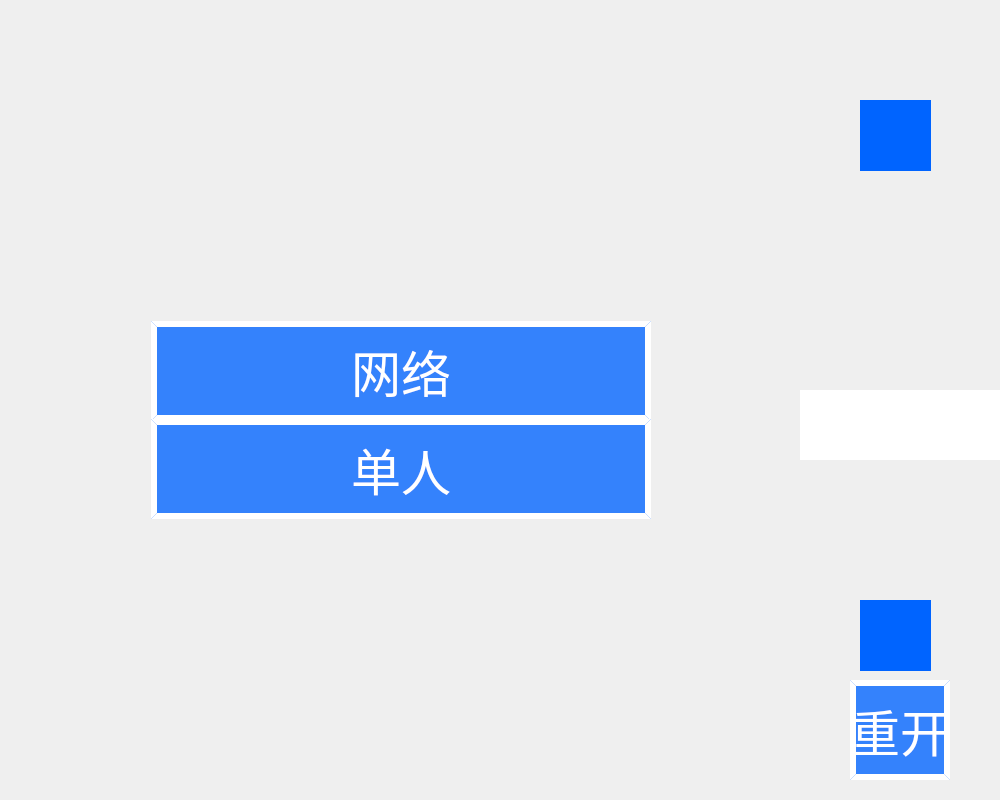
<?xml version="1.0" encoding="UTF-8"?>
<ui version="4.0">
 <class>Go</class>
 <widget class="QMainWindow" name="Go">
  <property name="geometry">
   <rect>
    <x>0</x>
    <y>0</y>
    <width>1000</width>
    <height>800</height>
   </rect>
  </property>
  <property name="minimumSize">
   <size>
    <width>1000</width>
    <height>800</height>
   </size>
  </property>
  <property name="maximumSize">
   <size>
    <width>1000</width>
    <height>800</height>
   </size>
  </property>
  <property name="windowTitle">
   <string>Go</string>
  </property>
  <widget class="QWidget" name="centralWidget">
   <widget class="QLabel" name="label">
    <property name="geometry">
     <rect>
      <x>860</x>
      <y>100</y>
      <width>71</width>
      <height>71</height>
     </rect>
    </property>
    <property name="styleSheet">
     <string notr="true">background-color: rgb(0, 100, 255);</string>
    </property>
    <property name="text">
     <string/>
    </property>
   </widget>
   <widget class="QLabel" name="label_2">
    <property name="geometry">
     <rect>
      <x>860</x>
      <y>600</y>
      <width>71</width>
      <height>71</height>
     </rect>
    </property>
    <property name="styleSheet">
     <string notr="true">background-color: rgb(0, 100, 255);</string>
    </property>
    <property name="text">
     <string/>
    </property>
   </widget>
   <widget class="QLabel" name="label_3">
    <property name="geometry">
     <rect>
      <x>800</x>
      <y>390</y>
      <width>200</width>
      <height>70</height>
     </rect>
    </property>
    <property name="minimumSize">
     <size>
      <width>200</width>
      <height>70</height>
     </size>
    </property>
    <property name="maximumSize">
     <size>
      <width>200</width>
      <height>70</height>
     </size>
    </property>
    <property name="styleSheet">
     <string notr="true">background-color: rgb(255, 255, 255);</string>
    </property>
    <property name="text">
     <string/>
    </property>
   </widget>
   <widget class="QWidget" name="verticalLayoutWidget">
    <property name="geometry">
     <rect>
      <x>0</x>
      <y>310</y>
      <width>801</width>
      <height>212</height>
     </rect>
    </property>
    <layout class="QVBoxLayout" name="verticalLayout">
     <item>
      <layout class="QHBoxLayout" name="horizontalLayout">
       <item>
        <spacer name="horizontalSpacer">
         <property name="orientation">
          <enum>Qt::Horizontal</enum>
         </property>
         <property name="sizeHint" stdset="0">
          <size>
           <width>40</width>
           <height>20</height>
          </size>
         </property>
        </spacer>
       </item>
       <item>
        <widget class="QPushButton" name="pushButton">
         <property name="sizePolicy">
          <sizepolicy hsizetype="Preferred" vsizetype="Preferred">
           <horstretch>0</horstretch>
           <verstretch>0</verstretch>
          </sizepolicy>
         </property>
         <property name="minimumSize">
          <size>
           <width>500</width>
           <height>100</height>
          </size>
         </property>
         <property name="maximumSize">
          <size>
           <width>500</width>
           <height>100</height>
          </size>
         </property>
         <property name="styleSheet">
          <string notr="true">QPushButton { 
font-size:50px;
color:yellow; 
border-style:outset;                 
border-width:6px; 
border-radius:80px;
background-color:rgba(0,100,255,200);
color:rgb(255, 255, 255);
font: 90 40pt &quot;m5x7&quot;; 
}

QPushButton:hover { 
font-size:50px;
color:green;
border-style:outset;                 
border-width:6px; 
border-radius:80px;
background-color:yellow; 
color:rgb(255, 255, 255);
font: 90 40pt &quot;m5x7&quot;;
}
QPushButton:pressed { 
color:orange;
border-width:3;
border-color:yellow;
border-style:solid;;
background-color:cyan; 
color:rgb(255, 255, 255);
font: 90 50pt &quot;m5x7&quot;;
}</string>
         </property>
         <property name="text">
          <string>网络</string>
         </property>
        </widget>
       </item>
       <item>
        <spacer name="horizontalSpacer_2">
         <property name="orientation">
          <enum>Qt::Horizontal</enum>
         </property>
         <property name="sizeHint" stdset="0">
          <size>
           <width>40</width>
           <height>20</height>
          </size>
         </property>
        </spacer>
       </item>
      </layout>
     </item>
     <item>
      <layout class="QHBoxLayout" name="horizontalLayout_3">
       <item>
        <spacer name="horizontalSpacer_5">
         <property name="orientation">
          <enum>Qt::Horizontal</enum>
         </property>
         <property name="sizeHint" stdset="0">
          <size>
           <width>40</width>
           <height>20</height>
          </size>
         </property>
        </spacer>
       </item>
       <item>
        <widget class="QPushButton" name="pushButton_3">
         <property name="sizePolicy">
          <sizepolicy hsizetype="Preferred" vsizetype="Preferred">
           <horstretch>0</horstretch>
           <verstretch>0</verstretch>
          </sizepolicy>
         </property>
         <property name="minimumSize">
          <size>
           <width>500</width>
           <height>100</height>
          </size>
         </property>
         <property name="maximumSize">
          <size>
           <width>500</width>
           <height>100</height>
          </size>
         </property>
         <property name="styleSheet">
          <string notr="true">QPushButton { 
font-size:50px;
color:yellow; 
border-style:outset;                 
border-width:6px; 
border-radius:80px;
background-color:rgba(0,100,255,200);
color:rgb(255, 255, 255);
font: 90 40pt &quot;m5x7&quot;; 
}

QPushButton:hover { 
font-size:50px;
color:green;
border-style:outset;                 
border-width:6px; 
border-radius:80px;
background-color:yellow; 
color:rgb(255, 255, 255);
font: 90 40pt &quot;m5x7&quot;;
}
QPushButton:pressed { 
color:orange;
border-width:3;
border-color:yellow;
border-style:solid;;
background-color:cyan; 
color:rgb(255, 255, 255);
font: 90 50pt &quot;m5x7&quot;;
}</string>
         </property>
         <property name="text">
          <string>单人</string>
         </property>
        </widget>
       </item>
       <item>
        <spacer name="horizontalSpacer_6">
         <property name="orientation">
          <enum>Qt::Horizontal</enum>
         </property>
         <property name="sizeHint" stdset="0">
          <size>
           <width>40</width>
           <height>20</height>
          </size>
         </property>
        </spacer>
       </item>
      </layout>
     </item>
    </layout>
   </widget>
   <widget class="QPushButton" name="pushButton_2">
    <property name="geometry">
     <rect>
      <x>850</x>
      <y>680</y>
      <width>100</width>
      <height>100</height>
     </rect>
    </property>
    <property name="sizePolicy">
     <sizepolicy hsizetype="Preferred" vsizetype="Preferred">
      <horstretch>0</horstretch>
      <verstretch>0</verstretch>
     </sizepolicy>
    </property>
    <property name="minimumSize">
     <size>
      <width>100</width>
      <height>100</height>
     </size>
    </property>
    <property name="maximumSize">
     <size>
      <width>100</width>
      <height>100</height>
     </size>
    </property>
    <property name="styleSheet">
     <string notr="true">QPushButton { 
font-size:50px;
color:yellow; 
border-style:outset;                 
border-width:6px; 
border-radius:80px;
background-color:rgba(0,100,255,200);
color:rgb(255, 255, 255);
font: 90 40pt &quot;m5x7&quot;; 
}

QPushButton:hover { 
font-size:50px;
color:green;
border-style:outset;                 
border-width:6px; 
border-radius:80px;
background-color:yellow; 
color:rgb(255, 255, 255);
font: 90 40pt &quot;m5x7&quot;;
}
QPushButton:pressed { 
color:orange;
border-width:3;
border-color:yellow;
border-style:solid;;
background-color:cyan; 
color:rgb(255, 255, 255);
font: 90 50pt &quot;m5x7&quot;;
}</string>
    </property>
    <property name="text">
     <string>重开</string>
    </property>
   </widget>
  </widget>
 </widget>
 <layoutdefault spacing="6" margin="11"/>
 <resources/>
 <connections/>
</ui>
